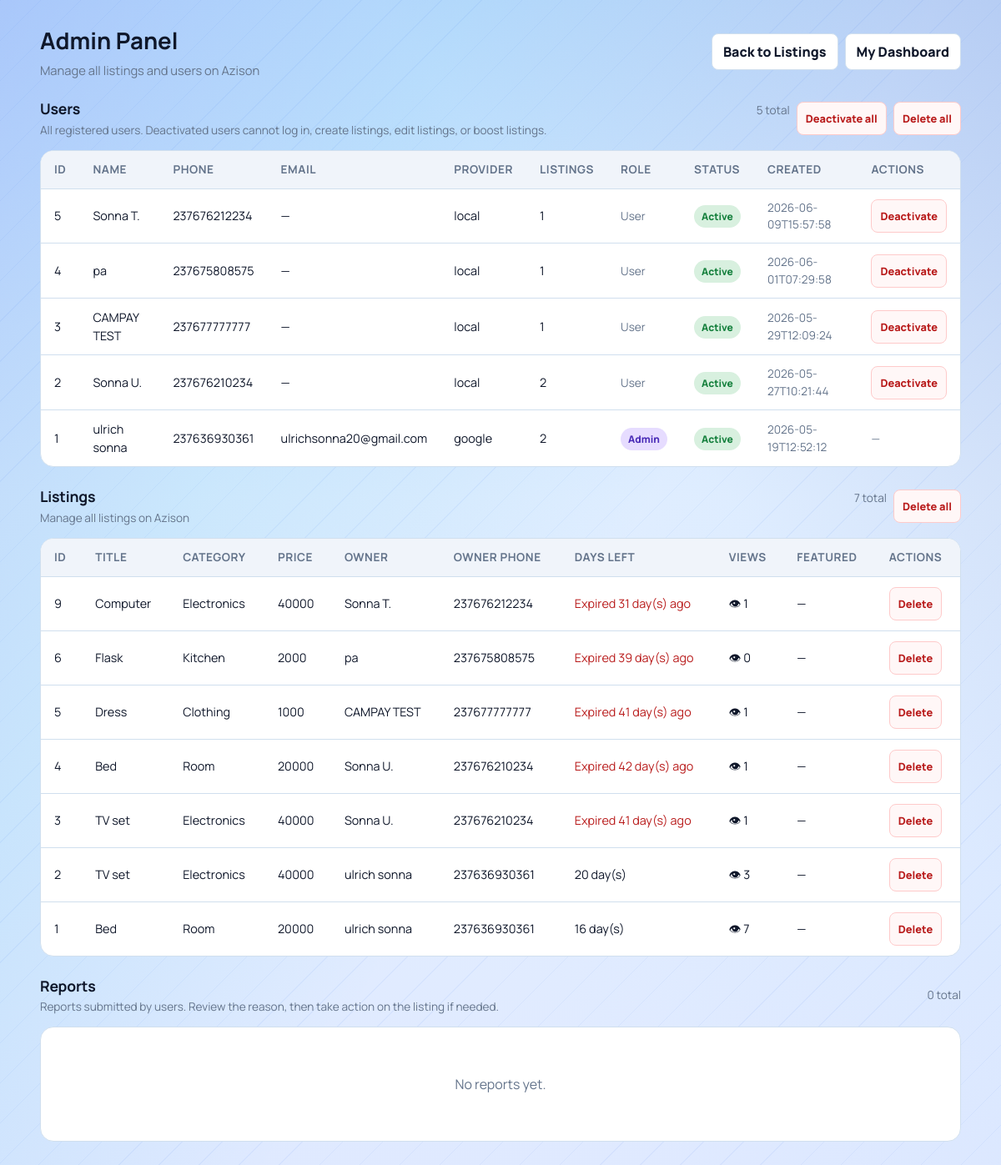
The page /admin (signed in) on the database its author committed.
### tables this page shows
CREATE TABLE users(
            id INTEGER PRIMARY KEY AUTOINCREMENT,
            full_name TEXT NOT NULL,
            phone TEXT NOT NULL UNIQUE,
            password_hash TEXT NOT NULL,
            email TEXT,
            google_sub TEXT,
            auth_provider TEXT NOT NULL DEFAULT 'local',
            created_at TEXT NOT NULL
        , is_admin INTEGER DEFAULT 0, is_active INTEGER DEFAULT 1);

CREATE TABLE listings(
            id INTEGER PRIMARY KEY AUTOINCREMENT,
            title TEXT,
            price TEXT,
            category TEXT,
            phone TEXT,
            owner_phone TEXT,
            leave_date TEXT,
            description TEXT,
            image TEXT,
            is_featured INTEGER DEFAULT 0
        , view_count INTEGER DEFAULT 0);

### app.py (the view, shortened to what this page needs)
@app.route("/admin")
@admin_required
def admin_panel():
    conn = get_db()
    cursor = conn.cursor()
    cursor.execute(
        """
        SELECT l.*, u.full_name as owner_name
        FROM listings l
        LEFT JOIN users u ON u.phone = l.owner_phone
        ORDER BY l.id DESC
        """
    )
    rows = cursor.fetchall()
    cursor.execute(
        """
        SELECT u.id, u.full_name, u.phone, u.email, u.auth_provider, u.is_admin, u.is_active, u.created_at,
               (SELECT COUNT(*) FROM listings l WHERE l.owner_phone = u.phone) AS listing_count
        FROM users u
        ORDER BY u.is_active ASC, u.id DESC
        """
    )
    user_rows = cursor.fetchall()
    cursor.execute(
        """
        SELECT r.id, r.listing_id, r.reporter_user_id, r.reason, r.comment, r.created_at,
               l.title AS listing_title, l.category AS listing_category,
               u.full_name AS reporter_name, u.phone AS reporter_phone, u.email AS reporter_email
        FROM reports r
        LEFT JOIN listings l ON l.id = r.listing_id
        LEFT JOIN users u ON u.id = r.reporter_user_id
        ORDER BY r.id DESC
        """
    )
    report_rows = cursor.fetchall()
    conn.close()
    today = datetime.today().date()
    listings = []
    for row in rows:
        leave_date = datetime.strptime(row["leave_date"], "%Y-%m-%d").date()
        days_left = (leave_date - today).days
        is_expired = days_left < 0
        is_soon = 0 <= days_left <= 3
        listings.append(
            {
                "id": row["id"],
                "title": row["title"],
                "price": row["price"],
                "category": row["category"],
                "phone": row["phone"],
                "owner_phone": row["owner_phone"] or "",
                "owner_name": row["owner_name"] or "Unknown",
                "leave_date": row["leave_date"],
                "description": row["description"] or "",
                "image": row["image"],
                "is_featured": row["is_featured"],
                "view_count": row["view_count"],
                "days_left": days_left,
                "is_expired": is_expired,
                "is_soon": is_soon,
            }
        )
    users = []
    for user_row in user_rows:
        users.append(
            {
                "id": user_row["id"],
                "full_name": user_row["full_name"] or "",
                "phone": user_row["phone"] or "",
                "email": user_row["email"] or "",
                "auth_provider": user_row["auth_provider"] or "local",
                "is_admin": bool(user_row["is_admin"] == 1),
                "is_active": bool(user_row["is_active"] == 1),
                "created_at": user_row["created_at"] or "",
                "listing_count": user_row["listing_count"] or 0,
            }
        )
    reports = []
    return render_template("admin.html", listings=listings, users=users, reports=reports)

### templates/admin.html (shortened to what this page needs)
<!DOCTYPE html>
<html lang="en">
<head>
    <link rel="stylesheet" href="{{ url_for('static', filename='css/marketplace.css') }}">
</head>
<body>
    <main class="page">
        <section class="topbar">
            <div class="title-wrap">
                <h1>Admin Panel</h1>
                <p>Manage all listings and users on Azison</p>
            </div>
            <div class="actions">
                <a class="btn" href="{{ url_for('home') }}">Back to Listings</a>
                <a class="btn" href="{{ url_for('dashboard') }}">My Dashboard</a>
            </div>
        </section>
        <section class="section-heading">
            <div>
                <h2>Users</h2>
                <p>All registered users. Deactivated users cannot log in, create listings, edit listings, or boost listings.</p>
            </div>
            <div class="actions" style="gap: 8px;">
                <span class="muted-text">{% if users %}{{ users|length }} total{% else %}0 total{% endif %}</span>
                {% if users %}
                    <form method="POST" action="{{ url_for('admin_deactivate_all_users') }}" onsubmit="return confirm('Deactivate ALL non-admin users? You can re-activate them later from this page.');" style="display:inline; margin: 0;">
                        <button class="danger-btn" type="submit">Deactivate all</button>
                    </form>
                    <button type="button" class="danger-btn" onclick="confirmDeleteAllUsers();">Delete all</button>
                {% endif %}
            </div>
        </section>
        <section class="table-container">
            {% if users %}
                <table>
                    <thead>
                        <tr>
                            <th>ID</th>
                            <th>Name</th>
                            <th>Phone</th>
                            <th>Email</th>
                            <th>Provider</th>
                            <th>Listings</th>
                            <th>Role</th>
                            <th>Status</th>
                            <th>Created</th>
                            <th>Actions</th>
                        </tr>
                    </thead>
                    <tbody>
                        {% for u in users %}
                        <tr>
                            <td>{{ u['id'] }}</td>
                            <td>{{ u['full_name'] }}</td>
                            <td>{{ u['phone'] }}</td>
                            <td>{{ u['email'] or '—' }}</td>
                            <td>{{ u['auth_provider'] }}</td>
                            <td>{{ u['listing_count'] }}</td>
                            <td>
                                {% if u['is_admin'] %}
                                    <span class="badge admin">Admin</span>
                                {% else %}
                                    <span class="muted-text">User</span>
                                {% endif %}
                            </td>
                            <td>
                                {% if u['is_active'] %}
                                    <span class="badge active">Active</span>
                                {% else %}
                                    <span class="badge deactivated">Deactivated</span>
                                {% endif %}
                            </td>
                            <td class="muted-text">{{ u['created_at'] }}</td>
                            <td>
                                {% if current_user and current_user.get('id') == u['id'] %}
                                    <span class="muted-text">—</span>
                                {% else %}
                                    {% if u['is_active'] %}
                                        <form method="POST" action="{{ url_for('admin_toggle_user_active', user_id=u['id']) }}" onsubmit="return confirm('Deactivate this user?');">
                                            <button class="danger-btn" type="submit">Deactivate</button>
                                        </form>
                                    {% else %}
                                        <form method="POST" action="{{ url_for('admin_toggle_user_active', user_id=u['id']) }}" onsubmit="return confirm('Activate this user?');">
                                            <button class="success-btn" type="submit">Activate</button>
                                        </form>
                                    {% endif %}
                                {% endif %}
                            </td>
                        </tr>
                        {% endfor %}
                    </tbody>
                </table>
            {% else %}
                <div class="empty">
                    <p>No users found.</p>
                </div>
            {% endif %}
        </section>
        <section class="section-heading">
            <div>
                <h2>Listings</h2>
                <p>Manage all listings on Azison</p>
            </div>
            <div class="actions" style="gap: 8px;">
                <span class="muted-text">{% if listings %}{{ listings|length }} total{% else %}0 total{% endif %}</span>
                {% if listings %}
                    <button type="button" class="danger-btn" onclick="confirmDeleteAllListings();">Delete all</button>
                {% endif %}
            </div>
        </section>
        <section class="table-container">
            {% if listings %}
                <table>
                    <thead>
                        <tr>
                            <th>ID</th>
                            <th>Title</th>
                            <th>Category</th>
                            <th>Price</th>
                            <th>Owner</th>
                            <th>Owner Phone</th>
                            <th>Days Left</th>
                            <th>Views</th>
                            <th>Featured</th>
                            <th>Actions</th>
                        </tr>
                    </thead>
                    <tbody>
                        {% for item in listings %}
                        <tr>
                            <td>{{ item['id'] }}</td>
                            <td>{{ item['title'] }}</td>
                            <td>{{ item['category'] }}</td>
                            <td>{{ item['price'] }}</td>
                            <td>{{ item['owner_name'] }}</td>
                            <td>{{ item['owner_phone'] }}</td>
                            <td>
                                {% if item['is_expired'] %}
                                    <span style="color: var(--danger);">Expired {{ item['days_left'] * -1 }} day(s) ago</span>
                                {% elif item['is_soon'] %}
                                    <span class="deadline soon">⚡ {{ item['days_left'] }} day(s)</span>
                                {% else %}
                                    {{ item['days_left'] }} day(s)
                                {% endif %}
                            </td>
                            <td>👁 {{ item['view_count'] or 0 }}</td>
                            <td>
                                {% if item['is_featured'] == 1 %}
                                    <span class="badge featured">🔥 Featured</span>
                                {% else %}
                                    —
                                {% endif %}
                            </td>
                            <td>
                                <form method="POST" action="{{ url_for('admin_delete_listing', id=item['id']) }}" onsubmit="return confirm('Are you sure you want to delete this listing?');">
                                    <button class="danger-btn" type="submit">Delete</button>
                                </form>
                            </td>
                        </tr>
                        {% endfor %}
                    </tbody>
                </table>
            {% else %}
                <div class="empty">
                    <p>No listings found.</p>
                </div>
            {% endif %}
        </section>
        <section class="section-heading">
            <div>
                <h2>Reports</h2>
                <p>Reports submitted by users. Review the reason, then take action on the listing if needed.</p>
            </div>
            <div class="actions" style="gap: 8px;">
                <span class="muted-text">{% if reports %}{{ reports|length }} total{% else %}0 total{% endif %}</span>
            </div>
        </section>
        <section class="table-container">
            {% if reports %}
                <table>
                    <thead>
                        <tr>
                            <th>ID</th>
                            <th>Listing</th>
                            <th>Category</th>
                            <th>Reason</th>
                            <th>Comment</th>
                            <th>Reporter</th>
                            <th>Reporter Phone</th>
                            <th>Reporter Email</th>
                            <th>Submitted</th>
                            <th>Actions</th>
                        </tr>
                    </thead>
                    <tbody>
                        {% for r in reports %}
                        <tr>
                            <td>{{ r['id'] }}</td>
                            <td>
                                {% if r['listing_exists'] %}
                                    <a href="{{ url_for('listing_detail', id=r['listing_id']) }}" target="_blank" rel="noopener">{{ r['listing_title'] or ('Listing #' + r['listing_id']|string) }}</a>
                                {% else %}
                                    <span class="muted-text">Listing #{{ r['listing_id'] }} (deleted)</span>
                                {% endif %}
                            </td>
                            <td>{{ r['listing_category'] or '—' }}</td>
                            <td><span class="badge expired">{{ r['reason'] }}</span></td>
                            <td>
                                {% if r['comment'] %}
                                    <span title="{{ r['comment'] }}">{{ r['comment'][:80] }}{% if r['comment']|length > 80 %}…{% endif %}</span>
                                {% else %}
                                    <span class="muted-text">—</span>
                                {% endif %}
                            </td>
                            <td>{{ r['reporter_name'] }}</td>
                            <td>{{ r['reporter_phone'] or '—' }}</td>
                            <td>{{ r['reporter_email'] or '—' }}</td>
                            <td class="muted-text">{{ r['created_at'] }}</td>
                            <td>
                                <div style="display:flex; flex-direction:column; gap: 6px; align-items: flex-start;">
                                    <form method="POST" action="{{ url_for('admin_dismiss_report', report_id=r['id']) }}" onsubmit="return confirm('Dismiss this report? The listing will be kept.');" style="margin:0;">
                                        <button class="success-btn" type="submit">Dismiss</button>
                                    </form>
                                    {% if r['listing_exists'] %}
                                        <form method="POST" action="{{ url_for('admin_delete_listing', id=r['listing_id']) }}" onsubmit="return confirm('Delete this listing? This will also remove the report.');" style="margin:0;">
                                            <button class="danger-btn" type="submit">Delete listing</button>
                                        </form>
                                    {% else %}
                                        <span class="muted-text">No listing</span>
                                    {% endif %}
                                </div>
                            </td>
                        </tr>
                        {% endfor %}
                    </tbody>
                </table>
            {% else %}
                <div class="empty">
                    <p>No reports yet.</p>
                </div>
            {% endif %}
        </section>
    </main>
</body>
</html>

### rows shown on the page
users: id "5", full_name "Sonna T.", phone "237676212234", u "—", auth_provider "local", listing_count "1", is_admin "User", shows "Active", created_at "2026-06-09T15:57:58"
users: id "4", full_name "pa", phone "237675808575", u "—", auth_provider "local", listing_count "1", is_admin "User", shows "Active", created_at "2026-06-01T07:29:58"
users: id "3", full_name "CAMPAY TEST", phone "237677777777", u "—", auth_provider "local", listing_count "1", is_admin "User", shows "Active", created_at "2026-05-29T12:09:24"
users: id "2", full_name "Sonna U.", phone "237676210234", u "—", auth_provider "local", listing_count "2", is_admin "User", is_active "Active", created_at "2026-05-27T10:21:44"
users: id "1", full_name "ulrich sonna", phone "237636930361", email "ulrichsonna20@gmail.com", auth_provider "google", listing_count "2", is_admin "Admin", is_active "Active", created_at "2026-05-19T12:52:12"
listings: id "9", title "Computer", category "Electronics", price "40000", owner_name "Sonna T.", owner_phone "237676212234", item "31", view_count "1"
listings: id "6", title "Flask", category "Kitchen", price "2000", owner_name "pa", owner_phone "237675808575", item "39", view_count "0"
listings: id "5", title "Dress", category "Clothing", price "1000", owner_name "CAMPAY TEST", owner_phone "237677777777", item "41", view_count "1"
listings: id "4", title "Bed", category "Room", price "20000", owner_name "Sonna U.", owner_phone "237676210234", item "42", view_count "1"
listings: id "3", title "TV set", category "Electronics", price "40000", owner_name "Sonna U.", owner_phone "237676210234", item "41", view_count "1"
listings: id "2", title "TV set", category "Electronics", price "40000", owner_name "ulrich sonna", owner_phone "237636930361", days_left "20", view_count "3"
listings: id "1", title "Bed", category "Room", price "20000", owner_name "ulrich sonna", owner_phone "237636930361", days_left "16", view_count "7"

### other values the page prints
{{ users|length }} "5"
{{ listings|length }} "7"
